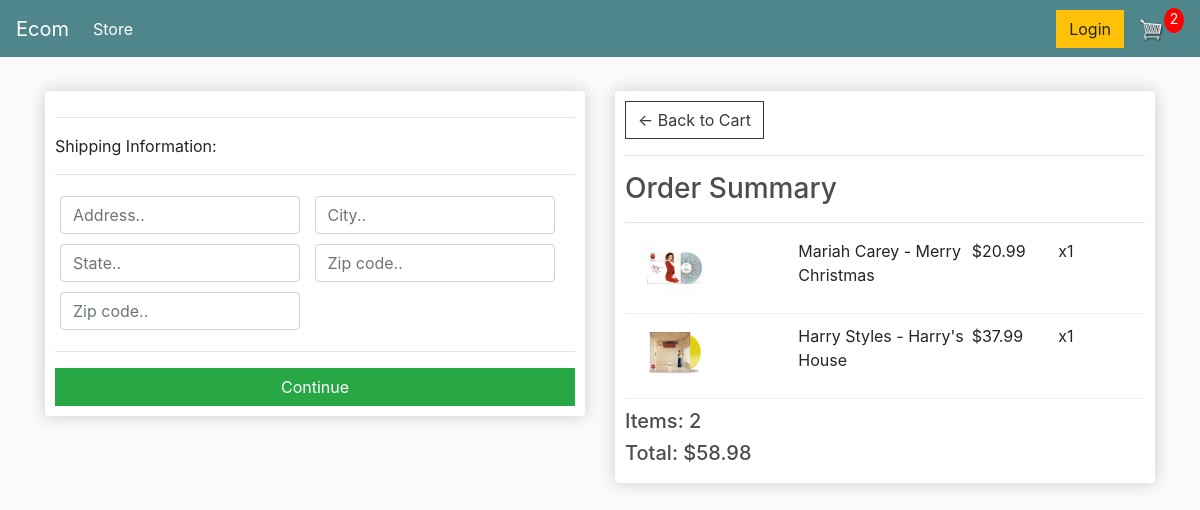
The page /checkout/ (signed in) on the database its author committed.
### store/models.py (models this page shows, shortened)
class OrderItem(models.Model):
	product = models.ForeignKey(Product, on_delete=models.SET_NULL, null=True)
	order = models.ForeignKey(Order, on_delete=models.SET_NULL, null=True)
	quantity = models.IntegerField(default=0, null=True, blank=True)
	date_added = models.DateTimeField(auto_now_add=True)
	@property
	def get_total(self):
		total = self.product.price * self.quantity
		return total

class Product(models.Model):
	name = models.CharField(max_length=200)
	price = models.DecimalField(max_digits=7, decimal_places=2)
	digital = models.BooleanField(default=False,null=True, blank=True)
	image = models.ImageField(null=True, blank=True)
	@property
	def imageURL(self):
		try:
			url = self.image.url
		except:
			url = ''
		return url

class Order(models.Model):
	customer = models.ForeignKey(Customer, on_delete=models.SET_NULL, null=True, blank=True)
	date_ordered = models.DateTimeField(auto_now_add=True)
	complete = models.BooleanField(default=False)
	transaction_id = models.CharField(max_length=100, null=True)
	@property
	def shipping(self):
		shipping = False
		orderitems = self.orderitem_set.all()
		for i in orderitems:
			if i.product.digital == False:
				shipping = True
		return shipping
	@property
	def get_cart_total(self):
		orderitems = self.orderitem_set.all()
		total = sum([item.get_total for item in orderitems])
		return total
	@property
	def get_cart_items(self):
		orderitems = self.orderitem_set.all()
		total = sum([item.quantity for item in orderitems])
		return total

### store/views.py (the view)
# urls.py: path('checkout/', views.checkout, name="checkout"),
def checkout(request):
	data = cartData(request)
	cartItems = data['cartItems']
	order = data['order']
	items = data['items']
	context = {'items':items, 'order':order, 'cartItems':cartItems}
	return render(request, 'store/checkout.html', context)

### store/utils.py (called while the page is built)
def cartData(request):
	if request.user.is_authenticated:
		customer = request.user.customer
		order, created = Order.objects.get_or_create(customer=customer, complete=False)
		items = order.orderitem_set.all()
		cartItems = order.get_cart_items
	else:
		cookieData = cookieCart(request)
		cartItems = cookieData['cartItems']
		order = cookieData['order']
		items = cookieData['items']
	return {'cartItems':cartItems ,'order':order, 'items':items}

### store/templates/store/checkout.html (shortened to what this page needs)
{% extends 'store/main.html' %}
{% load static %}
{% block content %}
     <div class="row">
		<div class="col-lg-6">
			<div class="box-element" id="form-wrapper">
				<form id="form">
					<div id="shipping-info">
						<hr>
						<p>Shipping Information:</p>
						<hr>
						<div class="form-field">
							<input class="form-control" type="text" name="address" placeholder="Address..">
						</div>
						<div class="form-field">
							<input class="form-control" type="text" name="city" placeholder="City..">
						</div>
						<div class="form-field">
							<input class="form-control" type="text" name="state" placeholder="State..">
						</div>
						<div class="form-field">
							<input class="form-control" type="text" name="zipcode" placeholder="Zip code..">
						</div>
						<div class="form-field">
							<input class="form-control" type="text" name="country" placeholder="Zip code..">
						</div>
					</div>
					<hr>
					<input id="form-button" class="btn btn-success btn-block" type="submit" value="Continue">
				</form>
			</div>
			<br>
		</div>
		<div class="col-lg-6">
			<div class="box-element">
				<a  class="btn btn-outline-dark" href="{% url 'cart' %}">&#x2190; Back to Cart</a>
				<hr>
				<h3>Order Summary</h3>
				<hr>
				{% for item in items %}
				<div class="cart-row">
					<div style="flex:2"><img class="row-image" src="{{item.product.imageURL}}"></div>
					<div style="flex:2"><p>{{item.product.name}}</p></div>
					<div style="flex:1"><p>${{item.product.price|floatformat:2}}</p></div>
					<div style="flex:1"><p>x{{item.quantity}}</p></div>
				</div>
				{% endfor %}
				<h5>Items:   {{order.get_cart_items}}</h5>
				<h5>Total:   ${{order.get_cart_total|floatformat:2}}</h5>
			</div>
		</div>
	</div>
{% endblock content %}

### static/css/main.css (style rules this page uses)
body { background-color: hsl(0, 0%, 98%); }
h1,h2,h3,h4,h5,h6 { color:hsl(0, 0%, 30%); }
.box-element { box-shadow:hsl(0, 0%, 80%) 0 0 16px; background-color: #fff; border-radius: 4px; padding: 10px; }
.col-lg-4, .col-lg-6, .col-lg-8, .col-lg-12 { margin-top: 10px; }
.btn { border-radius: 0; }
.row-image { width: 100px; }
.form-field { width:250px; display: inline-block; padding: 5px; }
.cart-row { display: flex; align-items: flex-stretch; padding-bottom: 10px; margin-bottom: 10px; border-bottom: 1px solid #ececec; }

### rows shown on the page
OrderItem: product.imageURL (picture), product.name "Mariah Carey - Merry Christmas", product.price "20.99", quantity "1"
OrderItem: product.imageURL (picture), product.name "Harry Styles - Harry's House", product.price "37.99", quantity "1"
Order: get_cart_items "2", get_cart_total "58.98"

### other values the page prints
{{ cartItems }} "2"
